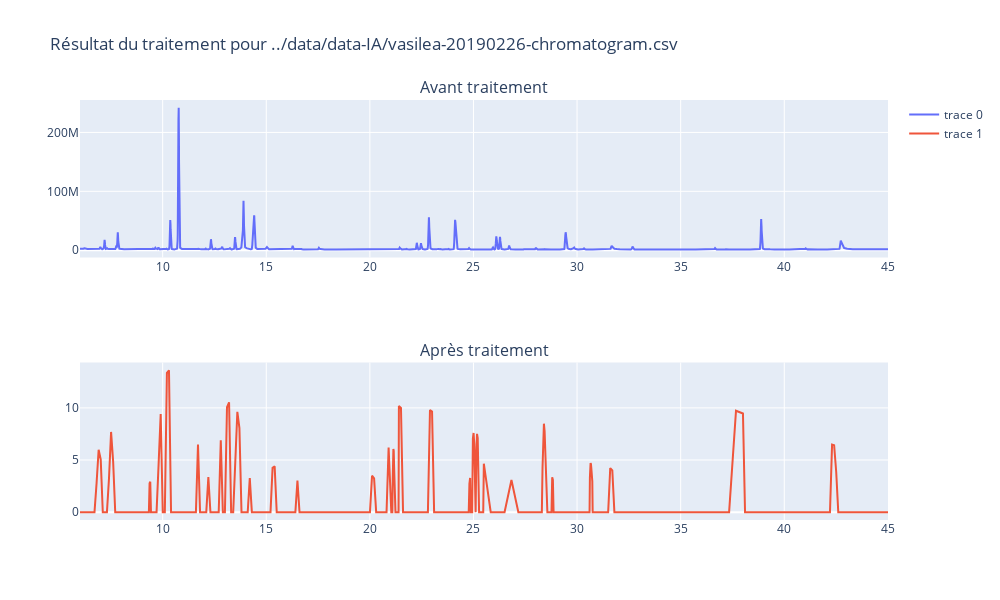
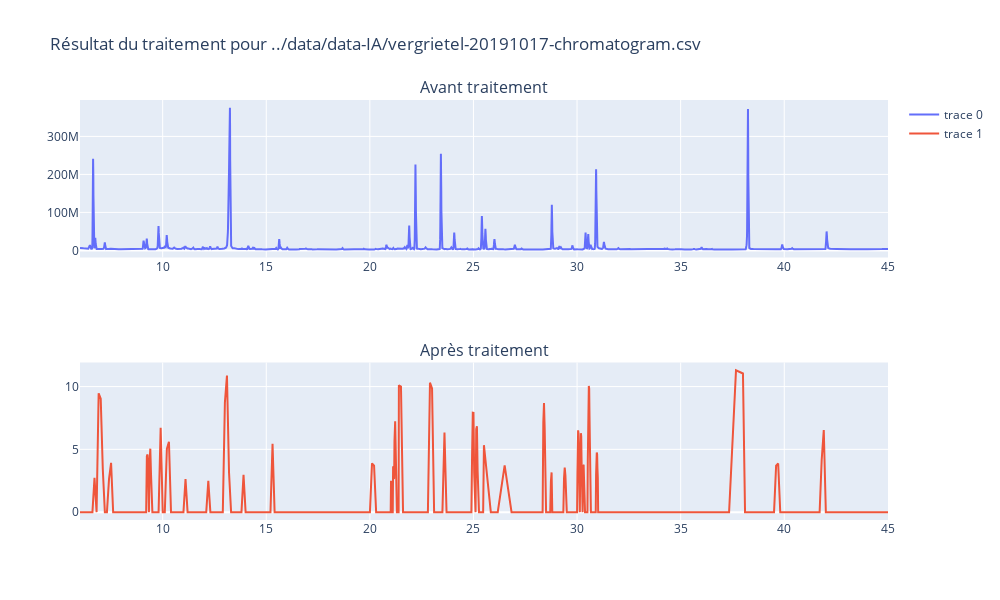
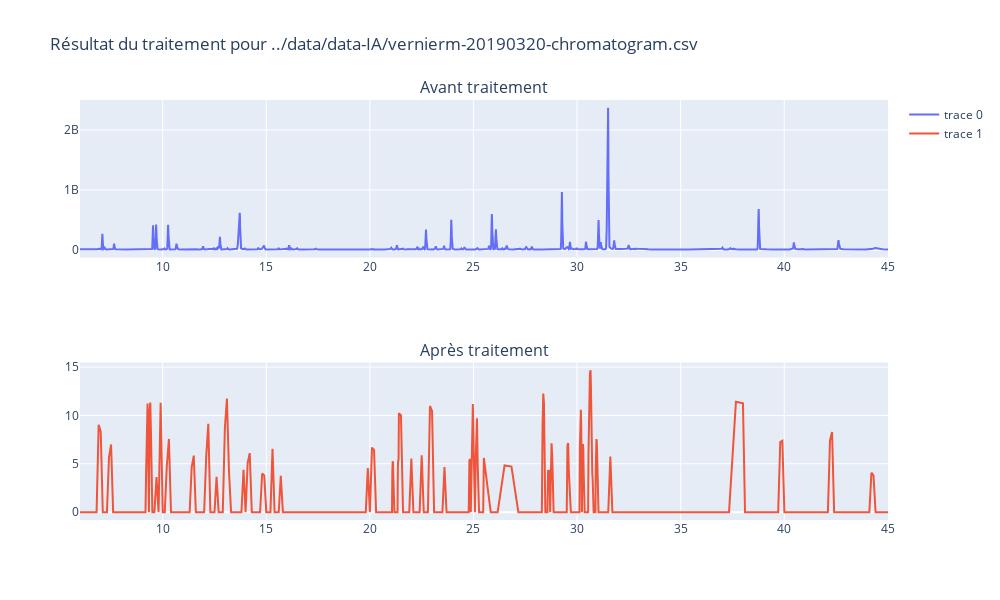
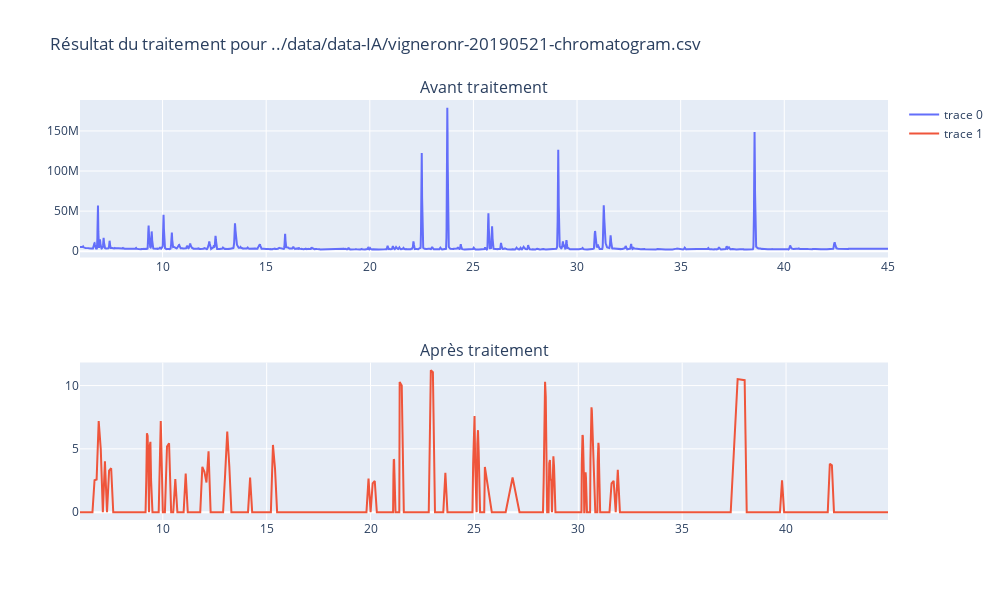

Here is the notebook cell these charts were saved with, in order:
### Markdown cell above
Comparaison de données brutes avec les données traitées sur `nb_plot` exemples :

### Code cell
files = [f for f in listdir(PATH) if f.endswith(tools.CHROM_EXT)]
print('Nombre de fichier détectés : ', len(files))

i=0
for file in files[start:start+nb_plot]:
    file_path = join(PATH, file) # on récupère le chemin relatif du fichier
    print(file)
    df = tools.readCSV(file_path)  # données brutes
    # réduction de l'intervalle
    df = df.drop(df[df.index > tools.INTERVAL[1]].index)
    df = df.drop(df[df.index < tools.INTERVAL[0]].index)
    dt = tools.readAndAdaptDataFromCSV(PATH, file[: -17]) # données traitées
    newdf = dt.df
    #df = tools.alignSpikes(df, dt.spikes[0:4])
    print(dt.spikes)
    dt.printProblems()
    print(len(newdf))
    fig = make_subplots(rows = 2, cols=1, subplot_titles=['Avant traitement', 'Après traitement'])
    fig.add_trace(go.Scatter(x=df.index, y=df["values"], mode='lines'), row=1, col=1)
    fig.add_trace(go.Scatter(x=newdf.index, y=newdf["values"], mode='lines'), row=2, col=1)
    fig.update_layout(height=600, width=1000, title_text="Résultat du traitement pour " + file_path)
    fig.show()
    i+=1

### Figure 1 — Plotly figure (JSON) as saved in the notebook; plotly's stock layout.template omitted (floating-point values rounded to 4 significant figures; data arrays with more than 128 entries replaced by an {"elided": "..."} marker saying what was removed)
{"data": [{"mode": "lines", "type": "scatter", "x": {"elided": "6608 float values"}, "xaxis": "x", "y": {"elided": "6608 int values"}, "yaxis": "y"}, {"mode": "lines", "type": "scatter", "x": {"elided": "505 float values"}, "xaxis": "x2", "y": {"elided": "505 float values"}, "yaxis": "y2"}], "layout": {"annotations": [{"font": {"size": 16}, "showarrow": false, "text": "Avant traitement", "x": 0.5, "xanchor": "center", "xref": "paper", "y": 1, "yanchor": "bottom", "yref": "paper"}, {"font": {"size": 16}, "showarrow": false, "text": "Après traitement", "x": 0.5, "xanchor": "center", "xref": "paper", "y": 0.375, "yanchor": "bottom", "yref": "paper"}], "height": 600, "title": {"text": "Résultat du traitement pour ../data/data-IA/vasilea-20190226-chromatogram.csv"}, "width": 1000, "xaxis": {"anchor": "y", "domain": [0, 1]}, "xaxis2": {"anchor": "y2", "domain": [0, 1]}, "yaxis": {"anchor": "x", "domain": [0.625, 1]}, "yaxis2": {"anchor": "x2", "domain": [0, 0.375]}}}

### Figure 2 — Plotly figure (JSON) as saved in the notebook; plotly's stock layout.template omitted (floating-point values rounded to 4 significant figures; data arrays with more than 128 entries replaced by an {"elided": "..."} marker saying what was removed)
{"data": [{"mode": "lines", "type": "scatter", "x": {"elided": "6608 float values"}, "xaxis": "x", "y": {"elided": "6608 int values"}, "yaxis": "y"}, {"mode": "lines", "type": "scatter", "x": {"elided": "505 float values"}, "xaxis": "x2", "y": {"elided": "505 float values"}, "yaxis": "y2"}], "layout": {"annotations": [{"font": {"size": 16}, "showarrow": false, "text": "Avant traitement", "x": 0.5, "xanchor": "center", "xref": "paper", "y": 1, "yanchor": "bottom", "yref": "paper"}, {"font": {"size": 16}, "showarrow": false, "text": "Après traitement", "x": 0.5, "xanchor": "center", "xref": "paper", "y": 0.375, "yanchor": "bottom", "yref": "paper"}], "height": 600, "title": {"text": "Résultat du traitement pour ../data/data-IA/vergrietel-20191017-chromatogram.csv"}, "width": 1000, "xaxis": {"anchor": "y", "domain": [0, 1]}, "xaxis2": {"anchor": "y2", "domain": [0, 1]}, "yaxis": {"anchor": "x", "domain": [0.625, 1]}, "yaxis2": {"anchor": "x2", "domain": [0, 0.375]}}}

### Figure 3 — Plotly figure (JSON) as saved in the notebook; plotly's stock layout.template omitted (floating-point values rounded to 4 significant figures; data arrays with more than 128 entries replaced by an {"elided": "..."} marker saying what was removed)
{"data": [{"mode": "lines", "type": "scatter", "x": {"elided": "6612 float values"}, "xaxis": "x", "y": {"elided": "6612 int values"}, "yaxis": "y"}, {"mode": "lines", "type": "scatter", "x": {"elided": "505 float values"}, "xaxis": "x2", "y": {"elided": "505 float values"}, "yaxis": "y2"}], "layout": {"annotations": [{"font": {"size": 16}, "showarrow": false, "text": "Avant traitement", "x": 0.5, "xanchor": "center", "xref": "paper", "y": 1, "yanchor": "bottom", "yref": "paper"}, {"font": {"size": 16}, "showarrow": false, "text": "Après traitement", "x": 0.5, "xanchor": "center", "xref": "paper", "y": 0.375, "yanchor": "bottom", "yref": "paper"}], "height": 600, "title": {"text": "Résultat du traitement pour ../data/data-IA/vernierm-20190320-chromatogram.csv"}, "width": 1000, "xaxis": {"anchor": "y", "domain": [0, 1]}, "xaxis2": {"anchor": "y2", "domain": [0, 1]}, "yaxis": {"anchor": "x", "domain": [0.625, 1]}, "yaxis2": {"anchor": "x2", "domain": [0, 0.375]}}}

### Figure 4 — Plotly figure (JSON) as saved in the notebook; plotly's stock layout.template omitted (floating-point values rounded to 4 significant figures; data arrays with more than 128 entries replaced by an {"elided": "..."} marker saying what was removed)
{"data": [{"mode": "lines", "type": "scatter", "x": {"elided": "6607 float values"}, "xaxis": "x", "y": {"elided": "6607 int values"}, "yaxis": "y"}, {"mode": "lines", "type": "scatter", "x": {"elided": "504 float values"}, "xaxis": "x2", "y": {"elided": "504 float values"}, "yaxis": "y2"}], "layout": {"annotations": [{"font": {"size": 16}, "showarrow": false, "text": "Avant traitement", "x": 0.5, "xanchor": "center", "xref": "paper", "y": 1, "yanchor": "bottom", "yref": "paper"}, {"font": {"size": 16}, "showarrow": false, "text": "Après traitement", "x": 0.5, "xanchor": "center", "xref": "paper", "y": 0.375, "yanchor": "bottom", "yref": "paper"}], "height": 600, "title": {"text": "Résultat du traitement pour ../data/data-IA/vigneronr-20190521-chromatogram.csv"}, "width": 1000, "xaxis": {"anchor": "y", "domain": [0, 1]}, "xaxis2": {"anchor": "y2", "domain": [0, 1]}, "yaxis": {"anchor": "x", "domain": [0.625, 1]}, "yaxis2": {"anchor": "x2", "domain": [0, 0.375]}}}
